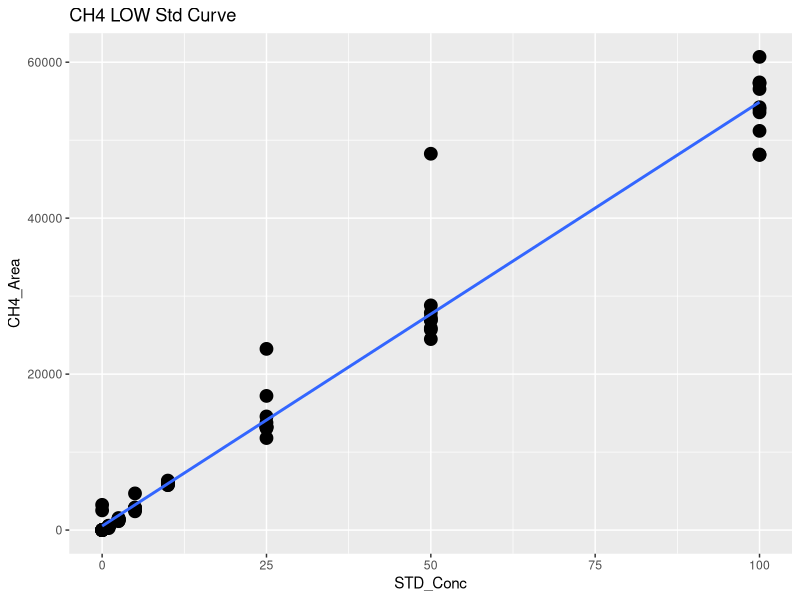
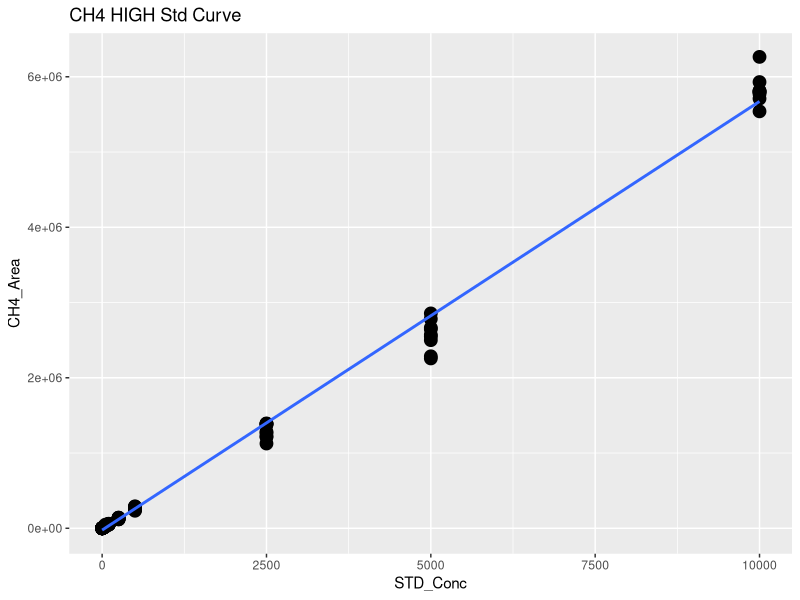
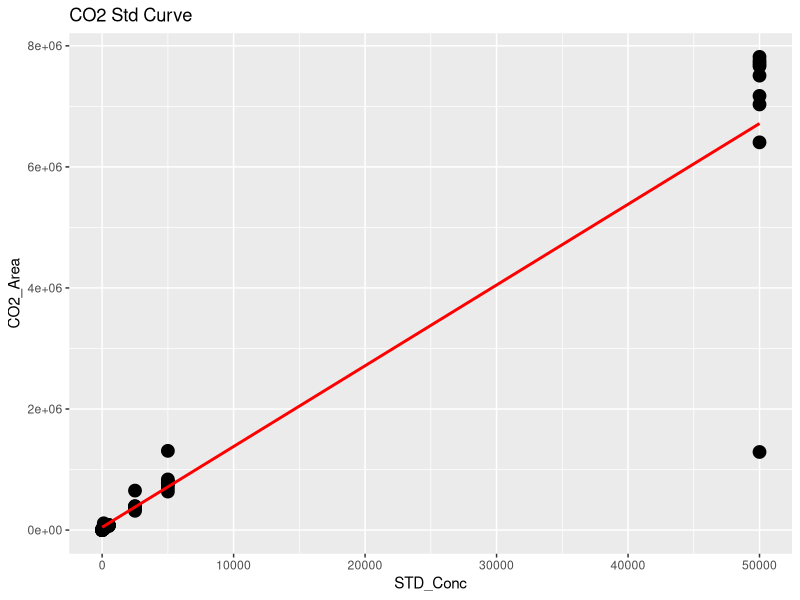
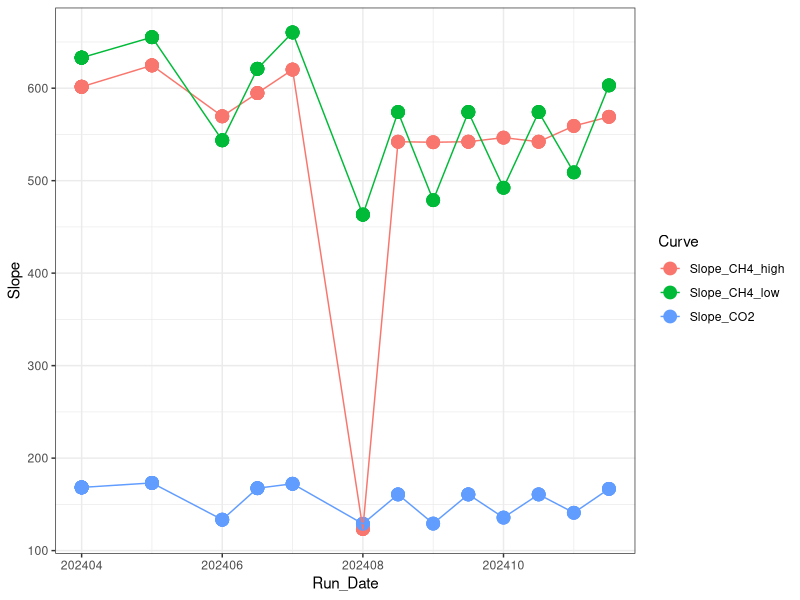

Write the R code that produced these figures, in order. (Note: this script raises an error after producing the figures.)
## ---- chunk 1
library(dplyr)
library(ggplot2)
library(ggpubr)
library(stringr)
## ---- chunk 2

#Read in June Data 
raw <- read.csv("2024 Raw Data/TEMPEST_SGAS_202406_ALL_entered.csv")
head(raw)

#pull out methane standards
stds_ch4 <-  raw %>%  
  filter(str_detect(Sample_Type, "STD_CH4"))
#head(stds_ch4)

#split into high curve and low curve for CH4
stds_ch4_low <- stds_ch4  %>%  
  filter(!STD_Conc > 100)

#Low curve for CH4
CH4_Low <- ggplot(stds_ch4_low, aes(STD_Conc, CH4_Area)) + geom_point(size=4) + 
  geom_smooth(method = "lm", se = FALSE) + labs(title="CH4 LOW Std Curve")
CH4_Low

CH4_Low_lm <- lm(stds_ch4_low$CH4_Area ~ stds_ch4_low$STD_Conc)
summary(CH4_Low_lm)
cf <- coef(CH4_Low_lm)

#create data frame with 1 rows and 0 columns
Slope_CH4_low <- data.frame(matrix(ncol = 0, nrow = 1))
Slope_CH4_low$Curve <- "Slope_CH4_low"
Slope_CH4_low$R2 <- summary(CH4_Low_lm)$adj.r.squared
Slope_CH4_low$Slope <- cf[2]
Slope_CH4_low$Intercept <- cf[1]
#head(Slope_CH4_low)

#High curve for CH4
CH4_High <- ggplot(stds_ch4, aes(STD_Conc, CH4_Area)) + geom_point(size=4) + 
  geom_smooth(method = "lm", se = FALSE) + labs(title="CH4 HIGH Std Curve")
CH4_High

stds_ch4_lm <- lm(stds_ch4$CH4_Area ~ stds_ch4$STD_Conc)
summary(stds_ch4_lm)
cf <- coef(stds_ch4_lm)

#create data frame with 1 rows and 0 columns
Slope_CH4_high <- data.frame(matrix(ncol = 0, nrow = 1))
Slope_CH4_high$Curve <- "Slope_CH4_high"
Slope_CH4_high$R2 <- summary(stds_ch4_lm)$adj.r.squared
Slope_CH4_high$Slope <- cf[2]
Slope_CH4_high$Intercept <- cf[1]
#head(Slope_CH4_high)

#pull out co2 standards
stds_co2 <-  raw %>%  
  filter(str_detect(Sample_Type, "STD_CO2"))
#head(stds_co2)

#CO2 Curve
CO2_stds <- ggplot(stds_co2, aes(STD_Conc, CO2_Area)) + geom_point(size=4) + 
  geom_smooth(method = "lm", se = FALSE, color="red") + labs(title="CO2 Std Curve")
CO2_stds

stds_co2_lm <- lm(stds_co2$CO2_Area ~ stds_co2$STD_Conc)
summary(stds_co2_lm)
cf <- coef(stds_co2_lm)

#create data frame with 1 rows and 0 columns
Slope_CO2 <- data.frame(matrix(ncol = 0, nrow = 1))
Slope_CO2$Curve <- "Slope_CO2"
Slope_CO2$R2 <- summary(stds_co2_lm)$adj.r.squared
Slope_CO2$Slope <- cf[2]
Slope_CO2$Intercept <- cf[1]
#head(Slope_CO2)

#pull all the slopes together into one dataframe 
Slopes <- rbind(Slope_CH4_low, Slope_CH4_high, Slope_CO2)
#head(Slopes)

#needs changed each time #####
Slopes$Run_Date <- c(202406, 202406, 202406)

log <- read.csv("2024 Raw Data/COMPASS_TEMPEST_Varian_QAQC_2024.csv")
head(log)
log <- log[ ,-c(1)]
log <- rbind(log, Slopes)

Slopes_chk <- ggplot(log, aes(Run_Date, Slope, col=Curve)) + geom_point(size=4) + geom_line() + theme_bw()
Slopes_chk

write.csv(log, "2024 Raw Data/COMPASS_TEMPEST_Varian_QAQC_2024.csv")
## ---- chunk 3
#head(raw)

#pull out methane standards
Samples <-  raw %>%  
  filter(!str_detect(Sample_Type, "STD_CH4")) %>%  
  filter(!str_detect(Sample_Type, "STD_CO2")) %>%  
  filter(!str_detect(Sample_Type, "Blank")) %>%  
  filter(!str_detect(Sample_Type, "Chk_STD")) %>%  
   filter(!str_detect(Sample_Type, "CHKSTD")) %>%
  filter(!str_detect(Sample_Type, "NA"))
#head(Samples)

#Now flag any areas that are above the 100ppm area for CH4
Samples$CH4_Curve <- ifelse(Samples$CH4_Area >71000, "High", "Low")
#head(Samples)

#Calculate CH4 concentrations in ppm
Samples$CH4_Conc_ppm <- ifelse(Samples$CH4_Area >71000, (Samples$CH4_Area-Slope_CH4_high$Intercept)/Slope_CH4_high$Slope,                                       (Samples$CH4_Area-Slope_CH4_low$Intercept)/Slope_CH4_low$Slope )

#Calculate CO2 concentrations in ppm 
Samples$CO2_Conc_ppm <- ((Samples$CO2_Area-Slope_CO2$Intercept)/Slope_CO2$Slope) 

#head(Samples)

##########make flags for any dilutions needed 
#highest CH4 standard = 10000
#highest CO2 standard = 50000

Samples$CH4_Flag <- ifelse(Samples$CH4_Conc_ppm >10000, "Needs Dilution", "Within Range")
Samples$CO2_Flag <- ifelse(Samples$CO2_Conc_ppm >50000, "Needs Dilution", "Within Range")
#head(Samples)

## ---- chunk 4

chks <-  raw %>%  
  filter(!str_detect(Sample_Type, "STD_CH4")) %>%  
  filter(!str_detect(Sample_Type, "STD_CO2")) %>%  
  filter(!str_detect(Sample_Type, "Blank")) %>%  
  filter(!str_detect(Sample_Type, "Unknown")) %>%  
  filter(!str_detect(Sample_Type, "NA"))
#head(chks)

#Calculate CH4 concentrations in ppm
chks$CH4_Conc_ppm <- ifelse(chks$CH4_Area >71000, 
                      (chks$CH4_Area-Slope_CH4_high$Intercept)/Slope_CH4_high$Slope,                                       (chks$CH4_Area-Slope_CH4_low$Intercept)/Slope_CH4_low$Slope )

#Calculate CO2 concentrations in ppm 
chks$CO2_Conc_ppm <- ((chks$CO2_Area-Slope_CO2$Intercept)/Slope_CO2$Slope)



#change this if check standard concentrations are different 
level_ch4 <- 5      #ppm
level_co2 <- 1000   #ppm

#calculate percent difference of check standards 
chks$Ch4_diff <- ((chks$CH4_Conc_ppm - level_ch4)/((chks$CH4_Conc_ppm + level_ch4)/2)) * 100
chks$CH4_diff_flag <-  ifelse(chks$Ch4_diff <10, 'YES', 'NO, rerun')

chks$CO2_diff <- ((chks$CO2_Conc_ppm - level_co2)/((chks$CO2_Conc_ppm + level_co2)/2)) * 100
chks$CO2_diff_flag <-  ifelse(chks$CO2_diff <10, 'YES', 'NO, rerun')

#now plot the Ch4 concentrations and the CO2 concentrations vs. the expected concentration 
#then also make the color the percent difference between the expected and observed concentration 

ch4_chk <-  ggplot(data = chks, aes(x = Sample_ID, y = CH4_Conc_ppm, fill=CH4_diff_flag)) +
       geom_bar(stat = 'identity') + 
        scale_fill_manual(values=c("darkgreen", "darkgrey"))+
        #scale_fill_gradient2(low='red', mid='white', high='blue', space='Lab') + 
        theme_classic() + labs(x= " ", y="Percent Difference  (%)", title="Check Stds: CH4") + 
        theme(legend.position="bottom") +  geom_hline(yintercept=level_ch4, linetype="dashed", 
                color = "black", linewidth=1)


co2_chk <-  ggplot(data = chks, aes(x = Sample_ID, y = CO2_Conc_ppm, fill=CO2_diff_flag)) +
       geom_bar(stat = 'identity') + 
        scale_fill_manual(values=c("darkgreen", "darkgrey"))+
        #scale_fill_gradient2(low='red', mid='white', high='blue', space='Lab') + 
        theme_classic() + labs(x= " ", y="Percent Difference  (%)", title="Check Stds: CO2") + 
        theme(legend.position="bottom") +  geom_hline(yintercept=level_co2, linetype="dashed", 
                color = "black", linewidth=1)

ggarrange(ch4_chk, co2_chk, nrow=1, ncol=2)


## ---- chunk 5

#multiply the concentration by the dilution factor
Samples$CH4_Conc_ppm_dilcorr <- (Samples$CH4_Conc_ppm * Samples$Dilution_Factor)

Samples$CO2_Conc_ppm_dilcorr <- (Samples$CO2_Conc_ppm * Samples$Dilution_Factor)

#check results
#head(Samples)

#quick first look at the samples 
ch4_samples <-  ggplot(data = Samples, aes(x = Sample_ID, y = CH4_Conc_ppm, fill=CH4_Flag)) +
       geom_bar(stat = 'identity') + 
        scale_fill_manual(values=c("darkgreen","red"))+
        #scale_fill_gradient2(low='red', mid='white', high='blue', space='Lab') + 
        theme_classic() + labs(x= " ", y="CH4 (ppm)", title="CH4: Green = Within Range") + 
        theme(legend.position="none") 


co2_samples <-  ggplot(data = Samples, aes(x = Sample_ID, y = CO2_Conc_ppm, fill=CO2_Flag)) +
       geom_bar(stat = 'identity') + 
        scale_fill_manual(values=c("red", "darkgreen"))+
        #scale_fill_gradient2(low='red', mid='white', high='blue', space='Lab') + 
        theme_classic() + labs(x= " ", y="CO2 (ppm)", title="CO2: Green = Within Range") + 
        theme(legend.position="none") 

ggarrange(ch4_samples, co2_samples, nrow=1, ncol=2)


## ---- chunk 6

# Convert ppm CH4 to total umol CH4 in the sample headspace
# use Ideal Gas Law:  
#   hdsp umol CH4 = ppm CH4*(PV/RT) 
#      P = 1 (pressure in atm)
#      R = 0.082 (gas constant)
#      V = 0.015 (gas syringe volume in L)
#      T = "TempC" column value in Kelvin (equilibration temperature)

#set the volume used for the sample
volume = 0.02  #in Liters (samples are 20mL so 0.02mL )
TempC <-  25 #I am assuming 25C not sure how we want to handle this
IdealGas <- 0.08206

#Calculate CH4 concentrations in ppm
Samples$CH4_Conc_umol <- ifelse(Samples$G_W == "W",
                    ((Samples$CH4_Conc_ppm_dilcorr*((1*volume)/(0.08206*(TempC+273.15))))/(volume)),
                    (Samples$CH4_Conc_ppm_dilcorr*((1*volume)/(0.08206*(TempC+273.15)))))
Samples$CO2_Conc_umol <- ifelse(Samples$G_W == "W",
                    ((Samples$CO2_Conc_ppm_dilcorr*((1*volume)/(0.08206*(TempC+273.15))))/(volume)),
                    (Samples$CO2_Conc_ppm_dilcorr*((1*volume)/(0.08206*(TempC+273.15)))))

Samples$CH4_Conc_nmol <- Samples$CH4_Conc_umol * 1000
Samples$CO2_Conc_nmol <- Samples$CO2_Conc_umol * 1000

#quick first look at the samples 
ch4_samples1 <-  ggplot(data = Samples, aes(x = Sample_ID, y = CH4_Conc_nmol, fill=G_W)) +
       geom_bar(stat = 'identity') + 
        scale_fill_manual(values=c("darkgrey","darkblue"))+
        #scale_fill_gradient2(low='red', mid='white', high='blue', space='Lab') + 
        theme_classic() + labs(x= " ", y="CH4 (uM)", title="CH4: Blue = PW Sample") + 
        theme(legend.position="none") 


co2_samples1 <-  ggplot(data = Samples, aes(x = Sample_ID, y = CO2_Conc_nmol, fill=G_W)) +
       geom_bar(stat = 'identity') + 
        scale_fill_manual(values=c("darkgrey","darkblue"))+
        #scale_fill_gradient2(low='red', mid='white', high='blue', space='Lab') + 
        theme_classic() + labs(x= " ", y="CO2 (uM)", title="CO2: Blue = PW Sample") + 
        theme(legend.position="none") 

ggarrange(ch4_samples1, co2_samples1, nrow=1, ncol=2)

## ---- chunk 7

#check results
#head(Samples)

#pull out what we need 
Samples1 <- Samples[ ,c(1:3,6:17,21, 24:33)]
#head(Samples1)

#change the column names as needed 
#colnames(samples1) <- c("Machine", "User", "Run_Date" , "Sample_Year" ,  "Sample_Month" , "Sample_Day" ,
 #                       "Sample_Time" , "Time_Zone" , "G_W" , "Sample_Plot","Sample_Grid","Sample_Depth" ,
  #                      "Sample_ID" ,  "Dilution_Factor", "Notes" ,  "CH4_Flag", "CO2_Flag" , 
   #                     "CH4_Conc_ppm_dilcorr", "CO2_Conc_ppm_dilcorr")

#write.csv(Samples1, "COMPASS_TEMPEST_SGW_202306_Processeda.csv")
